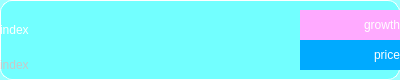
<?xml version="1.0" encoding="UTF-8"?>
<ui version="4.0">
 <class>Form</class>
 <widget class="QWidget" name="Form">
  <property name="geometry">
   <rect>
    <x>0</x>
    <y>0</y>
    <width>400</width>
    <height>80</height>
   </rect>
  </property>
  <property name="minimumSize">
   <size>
    <width>400</width>
    <height>80</height>
   </size>
  </property>
  <property name="maximumSize">
   <size>
    <width>16777215</width>
    <height>16777215</height>
   </size>
  </property>
  <property name="windowTitle">
   <string>Form</string>
  </property>
  <property name="styleSheet">
   <string notr="true">background-color: rgba(85, 255, 255, 150);
color: rgb(255, 255, 255);
border-color: rgb(255, 255, 255);
border-style: solid;
border-width: 1px;
border-radius: 12px;</string>
  </property>
  <widget class="QLabel" name="chartLabel">
   <property name="geometry">
    <rect>
     <x>180</x>
     <y>10</y>
     <width>120</width>
     <height>60</height>
    </rect>
   </property>
   <property name="styleSheet">
    <string notr="true">background: none;
border: none;
</string>
   </property>
   <property name="text">
    <string/>
   </property>
   <property name="scaledContents">
    <bool>true</bool>
   </property>
   <property name="wordWrap">
    <bool>false</bool>
   </property>
  </widget>
  <widget class="QLabel" name="growthLabel">
   <property name="geometry">
    <rect>
     <x>300</x>
     <y>10</y>
     <width>100</width>
     <height>30</height>
    </rect>
   </property>
   <property name="styleSheet">
    <string notr="true">background: none;
border: none;
border-radius: 0px;
color: rgb(255, 255, 255);
background-color: rgb(255, 170, 255);</string>
   </property>
   <property name="text">
    <string>&lt;html&gt;&lt;head/&gt;&lt;body&gt;&lt;p align=&quot;right&quot;&gt;growth&lt;/p&gt;&lt;/body&gt;&lt;/html&gt;</string>
   </property>
  </widget>
  <widget class="QLabel" name="priceLabel">
   <property name="geometry">
    <rect>
     <x>300</x>
     <y>40</y>
     <width>100</width>
     <height>30</height>
    </rect>
   </property>
   <property name="maximumSize">
    <size>
     <width>16777215</width>
     <height>16777215</height>
    </size>
   </property>
   <property name="styleSheet">
    <string notr="true">background: none;
border: none;
border-radius: 0px;
color: rgb(255, 255, 255);
background-color: rgb(0, 170, 255);</string>
   </property>
   <property name="text">
    <string>&lt;html&gt;&lt;head/&gt;&lt;body&gt;&lt;p align=&quot;right&quot;&gt;price&lt;/p&gt;&lt;/body&gt;&lt;/html&gt;</string>
   </property>
  </widget>
  <widget class="QLabel" name="nameLabel">
   <property name="geometry">
    <rect>
     <x>0</x>
     <y>10</y>
     <width>180</width>
     <height>40</height>
    </rect>
   </property>
   <property name="styleSheet">
    <string notr="true">background: none;
border: none;
</string>
   </property>
   <property name="text">
    <string>index</string>
   </property>
   <property name="wordWrap">
    <bool>true</bool>
   </property>
  </widget>
  <widget class="QLabel" name="tagLabel">
   <property name="geometry">
    <rect>
     <x>0</x>
     <y>50</y>
     <width>100</width>
     <height>30</height>
    </rect>
   </property>
   <property name="styleSheet">
    <string notr="true">background: none;
border: none;
color: rgb(200, 200, 200);</string>
   </property>
   <property name="text">
    <string>index</string>
   </property>
  </widget>
 </widget>
 <resources/>
 <connections/>
</ui>
